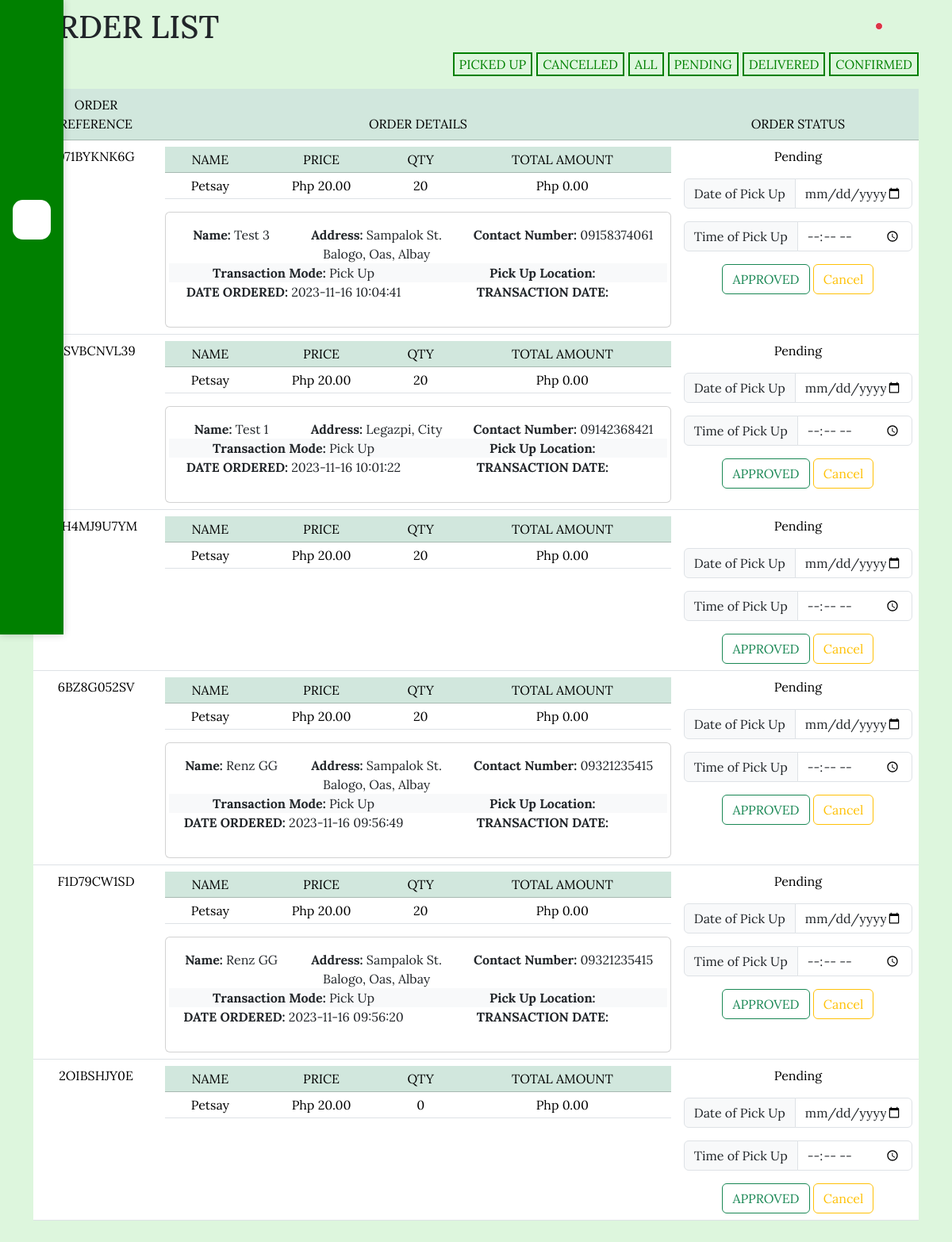
Page /seller_orders.php on the committed database.
### tables this page shows
CREATE TABLE `products` (
  `product_id` int(100) NOT NULL,
  `product_img` varchar(200) NOT NULL,
  `product_name` varchar(50) NOT NULL,
  `product_price` int(200) NOT NULL,
  `product_cat` text NOT NULL,
  `product_stock` int(200) NOT NULL,
  `min_order` int(100) NOT NULL,
  `product_details` varchar(200) NOT NULL,
  `seller_id` int(100) NOT NULL,
  `date_added` timestamp NOT NULL DEFAULT current_timestamp() ON UPDATE current_timestamp(),
  `product_status` text NOT NULL DEFAULT 'On Sale' COMMENT 'On Sale, Sold'
);

CREATE TABLE `orders` (
  `order_id` int(11) NOT NULL,
  `user_id` int(50) NOT NULL,
  `seller_id` int(41) NOT NULL,
  `order_reference` varchar(20) NOT NULL,
  `product_id` int(50) NOT NULL,
  `order_qty` int(50) NOT NULL,
  `order_status` text NOT NULL,
  `order_total` bigint(50) NOT NULL,
  `date_place` datetime NOT NULL,
  `order_delivery_date` datetime DEFAULT NULL,
  `transact_mode` text NOT NULL,
  `order_rating` int(11) DEFAULT NULL,
  `order_comm` varchar(500) DEFAULT NULL
);

CREATE TABLE `users` (
  `user_id` int(100) NOT NULL,
  `username` varchar(50) NOT NULL,
  `password` varchar(100) NOT NULL,
  `fullname` text NOT NULL,
  `number` varchar(13) NOT NULL,
  `address` varchar(50) NOT NULL,
  `municipality` varchar(20) NOT NULL,
  `user_type` text NOT NULL,
  `pickup_address` varchar(100) DEFAULT NULL,
  `delivery_area` varchar(200) NOT NULL,
  `forgot_code` varchar(20) DEFAULT NULL,
  `sts` text NOT NULL DEFAULT 'Active',
  `last_login` timestamp NOT NULL DEFAULT current_timestamp()
);

### seller_orders.php (the view, shortened to what this page needs)
<?php
    $user_idS = $_SESSION['user_id'];
?>
<!DOCTYPE html>
<html lang="en">
<head>
    <?php require_once './includes/head.php'; ?>
</head>
<body class="pad">
    <div class="container">
        <?php require_once './includes/sidenav.php';?>
        <div class="row">
            <div class="col-11">
                <h1 style="padding-top: 10px;">ORDER LIST</h1>
            </div>
            <div class="col-1 d-flex float-end">
                <?php require_once './extension/notif_seller.php';?>
            </div>
        </div>
            <div class="col">
                <form method="POST" action="">
                <button type="submit" name="confirmed" class="float-end" style="background-color: transparent; border: 2px solid green; color: green; margin-left: 5px;">CONFIRMED</button>
                    <button type="submit" name="delivered" class="float-end" style="background-color: transparent; border: 2px solid green; color: green; margin-left: 5px;">DELIVERED</button>
                    <button type="submit" name="pending" class="float-end" style="background-color: transparent; border: 2px solid green; color: green; margin-left: 5px;">PENDING</button>
                    <button type="submit" name="all" class="float-end" style="background-color: transparent; border: 2px solid green; color: green; margin-left: 5px;">ALL</button>
                    <button type="submit" name="cancel" class="float-end" style="background-color: transparent; border: 2px solid green; color: green; margin-left: 5px;">CANCELLED</button>
                    <button type="submit" name="pick" class="float-end" style="background-color: transparent; border: 2px solid green; color: green;">PICKED UP</button>
                </form>
            </div>
            <div class="table table-responsive pt-3">
                <table class="table">
                    <thead class="text-center table-success">
                        <tr>
                            <td>ORDER REFERENCE</td>
                            <td>ORDER DETAILS</td>
                            <td>ORDER STATUS</td>
                        </tr>
                    </thead>
                    <tbody class="text-center">
                        <?php
                            if(isset($_GET['delivered'])){
                                $query = "SELECT DISTINCT order_reference, order_status, date_place, transact_mode, order_rating, order_comm FROM orders WHERE seller_id = '$user_id' AND order_status = 'Delivered' ORDER BY date_place DESC";
                                $result = mysqli_query($conn, $query);
                            }elseif (isset($_GET['trancode'])) {
                                $code = $_GET['trancode'];
                                $query = "SELECT DISTINCT order_reference, order_status, date_place, transact_mode, order_rating, order_comm FROM orders WHERE seller_id = '$user_idS' AND order_reference = '$code'";
                                $result = mysqli_query($conn, $query);
                            }elseif(isset($_POST['confirmed'])){
                                $query = "SELECT DISTINCT order_reference, order_status, date_place, transact_mode, order_rating, order_comm FROM orders WHERE seller_id = '$user_id' AND order_status = 'Confirmed' ORDER BY date_place DESC";
                                $result = mysqli_query($conn, $query);
                            }elseif(isset($_POST['cancel'])){
                                $query = "SELECT DISTINCT order_reference, order_status, date_place, transact_mode, order_rating, order_comm FROM orders WHERE seller_id = '$user_id' AND order_status = 'Cancelled' ORDER BY date_place DESC";
                                $result = mysqli_query($conn, $query);
                            }elseif(isset($_POST['pick'])){
                                $query = "SELECT DISTINCT order_reference, order_status, date_place, transact_mode, order_rating, order_comm FROM orders WHERE seller_id = '$user_id' AND order_status = 'Picked Up' ORDER BY date_place DESC";
                                $result = mysqli_query($conn, $query);
                            }elseif(isset($_POST['pending'])){
                                $query = "SELECT DISTINCT order_reference, order_status, date_place, transact_mode, order_rating, order_comm FROM orders WHERE seller_id = '$user_id'AND order_status = 'Pending' ORDER BY date_place DESC";
                                $result = mysqli_query($conn, $query);
                            }elseif(isset($_POST['all'])){
                                $query = "SELECT DISTINCT order_reference, order_status, date_place, transact_mode, order_rating, order_comm FROM orders WHERE seller_id = '$user_id' ORDER BY date_place DESC";
                                $result = mysqli_query($conn, $query);
                            }else{
                            $query = "SELECT DISTINCT order_reference, order_status, date_place, transact_mode, order_rating, order_comm FROM orders WHERE seller_id = '$user_id' AND order_status != 'Cancelled' ORDER BY date_place DESC";
                            $result = mysqli_query($conn, $query);
                            }
                            foreach($result as $row){
                                $order_ref = $row['order_reference'];
                        ?>
                        <tr>
                            <td><?php echo $row['order_reference']; ?></td>
                            <td>
                                <table class="table  table-sm">
                                    <thead class="table-success">
                                        <tr>
                                            <td>NAME</td>
                                            <td>PRICE</td>
                                            <td>QTY</td>
                                            <td>TOTAL AMOUNT</td>
                                        </tr>
                                    </thead>
                                    <tbody>
                                        <?php
                                            $queryO = "SELECT product_id, order_qty, order_total FROM orders WHERE order_reference = '$order_ref'";
                                            $queryR = mysqli_query($conn, $queryO);
                                            while($rowO = mysqli_fetch_assoc($queryR)){
                                                $product_id = $rowO['product_id'];
                                                $queryP = "SELECT * FROM products WHERE product_id = '$product_id'";
                                                $queryPR = mysqli_query($conn, $queryP);
                                                while($rowP = mysqli_fetch_assoc($queryPR)){
                                        ?>
                                        <tr>
                                            <td><?php echo $rowP['product_name'] ?></td>
                                            <td><?php echo CURRENCY . number_format($rowP['product_price'], 2) ?></td>
                                            <td><?php echo $rowO['order_qty'] ?></td>
                                            <td><?php echo CURRENCY . number_format($rowO['order_total'], 2) ?></td>
                                        </tr>
                                        <?php
                                                }
                                            }
                                        ?>
                                    </tbody>
                                </table>
                                <?php
                                    $queryOrderInfo = "SELECT transact_mode, user_id, date_place, order_delivery_date FROM orders WHERE order_reference = '$order_ref'";
                                    $orderInfoResult = mysqli_query($conn, $queryOrderInfo);
                                    if ($orderInfoRow = mysqli_fetch_assoc($orderInfoResult)) {
                                        $transact_mode = $orderInfoRow['transact_mode'];
                                        $user_id1 = $orderInfoRow['user_id'];
                                        $queryUserInfo = "SELECT * FROM users WHERE user_id = '$user_id1'";
                                        $userInfoResult = mysqli_query($conn, $queryUserInfo);
                                        if ($userInfoRow = mysqli_fetch_assoc($userInfoResult)) {
                                ?>
                                    <div class="card mt-3">
                                        <div class="card-body">
                                            <div class="row">
                                                <div class="col-3">
                                                    <p class="card-text"><b>Name: </b><?php echo $userInfoRow['fullname']; ?></p>
                                                </div>
                                                <div class="col-4">
                                                    <p class="card-text"><b>Address: </b><?php echo $userInfoRow['address']; ?></p>
                                                </div>
                                                <div class="col-5">
                                                    <p class="card-text"><b>Contact Number: </b><?php echo $userInfoRow['number']; ?></p>
                                                </div>
                                            </div>
                                            <div class="row bg-light">
                                                <div class="col-6">
                                                    <p class="card-text"><b>Transaction Mode:</b> <?php echo $transact_mode ?></p>
                                                </div>
                                                <div class="col-6">
                                                <?php
                                                    if($transact_mode == 'Pick Up'){
                                                        $userpicup = "SELECT pickup_address FROM users WHERE user_id = '$user_id'";
                                                        $res = mysqli_query($conn, $userpicup);
                                                        while($r = mysqli_fetch_assoc($res)){
                                                            $pick_up = $r['pickup_address'];
                                                        } echo '<b>Pick Up Location:</b> ' . $pick_up;
                                                    }else{
                                                        echo '<b>Delivery Address:</b> ' . $userInfoRow['delivery_area'];
                                                    }
                                                ?>
                                                </div>
                                            </div>
                                            <div class="row">
                                                <div class="col-6">
                                                    <p><b>DATE ORDERED:</b> <?php echo $orderInfoRow['date_place'] ?></p>
                                                </div>
                                                <div class="col-6">
                                                    <p><b>TRANSACTION DATE:</b> <?php echo $orderInfoRow['order_delivery_date'] ?></p>
                                                </div>
                                            </div>
                                        </div>
                                    </div>
                                <?php
                                        }
                                    }
                                ?>
                            </td>
                            <td>
                                <?php echo $row['order_status'];
                                    if($row['transact_mode'] == 'Pick Up'){
                                        if($row['order_status'] == 'Pending'){
                                        ?>
                                        <form action="./extension/notif_sms_updateOrder.php" method="POST">
                                            <div class="input-group mt-3">
                                                <span class="input-group-text">Date of Pick Up</span>
                                                <input type="date" class="form-control" name="date">
                                            </div>
                                            <div class="input-group mb-3 mt-3">
                                                <span class="input-group-text">Time of Pick Up</span>
                                                <input type="time" class="form-control" name="time">
                                            </div>
                                            <div class="text-center">
                                                <button type="submit" class="btn btn-outline-success" name="change_status">APPROVED</button>
                                        </form>
                                                <button type="button" class="btn btn-outline-warning" name="cancel" data-bs-toggle="modal" data-bs-target="#cancelO<?php echo $order_ref ?>">Cancel</button>
                                            </div>
                                        <?php }
                                    }
                                ?>
                            </td>
                        </tr>
                        <?php } ?>
</body>
</html>

### css/css.css (style rules this page uses)
* { font-family: "Anton", sans-serif; font-family: "Lora", serif; }
body { background-color: rgb(221, 246, 221); }

### rows in the picture
orders: order_qty "20", order_total "0.00", transact_mode "Pick Up", date_place "2023-11-16 10:04:41"
products: product_name "Petsay", product_price "20.00"
users: fullname "Test 3", address "Sampalok St. Balogo, Oas, Albay", number "09158374061"
orders: order_qty "20", order_total "0.00", transact_mode "Pick Up", date_place "2023-11-16 10:01:22"
users: fullname "Test 1", address "Legazpi, City", number "09142368421"
orders: order_qty "20", order_total "0.00"
orders: order_qty "20", order_total "0.00", transact_mode "Pick Up", date_place "2023-11-16 09:56:49"
users: fullname "Renz GG", address "Sampalok St. Balogo, Oas, Albay", number "09321235415"
orders: order_qty "20", order_total "0.00", transact_mode "Pick Up", date_place "2023-11-16 09:56:20"
orders: order_qty "0", order_total "0.00"

### other values in the picture
$row['order_reference'] "971BYKNK6G"
$row['order_status'] "Pending"
$row['order_reference'] "FSVBCNVL39"
$row['order_reference'] "5H4MJ9U7YM"
$row['order_reference'] "6BZ8G052SV"
$row['order_reference'] "F1D79CW1SD"
$row['order_reference'] "2OIBSHJY0E"
